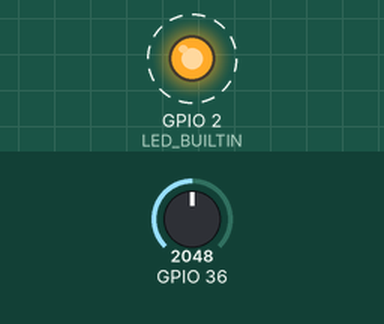
A sketch run on a simulated ESP32. Parts: output pins drawn as LEDs (lit = HIGH). Dashed ring = blinking. Inputs (shaded band) come from the test bench; at power-on: GPIO 36 = 2048. What the sketch prints to the serial monitor is not drawn.

Above: at 0.2 s.
Timing chart, 0 to 3.0 s (numbered marks = the images above):
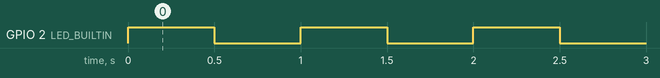

Measured:
- by itself, GPIO 2 (LED_BUILTIN): alternates HIGH for 0.50 s and LOW for 0.50 s

The sketch:

ESP32_ADC.ino
```cpp
/***
 * ADC reading output to serial monitor
 * Code Written by TechMartian
 */
#include <driver/adc.h>

int measurement = 0;
const int LED_BUILTIN = 2;
int val = 0;

 void setup() {
  Serial.begin(115200);
  pinMode (LED_BUILTIN, OUTPUT);
  adc1_config_width(ADC_WIDTH_BIT_12);
  adc1_config_channel_atten(ADC1_CHANNEL_0,ADC_ATTEN_DB_0);

}

void loop()
{
  val = adc1_get_raw(ADC1_CHANNEL_0);
  Serial.print("ADC measurement: ");
  Serial.println(val);

  digitalWrite (LED_BUILTIN, HIGH);   // turn on the LED
  delay(500);                         // wait
  digitalWrite (LED_BUILTIN, LOW);    // turn off the LED
  delay(500);                         // wait
}
```
